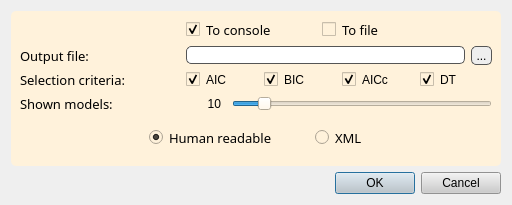
<?xml version="1.0" encoding="UTF-8"?>
<ui version="4.0">
 <class>ResultsExportDialog</class>
 <widget class="QDialog" name="ResultsExportDialog">
  <property name="geometry">
   <rect>
    <x>0</x>
    <y>0</y>
    <width>575</width>
    <height>216</height>
   </rect>
  </property>
  <property name="sizePolicy">
   <sizepolicy hsizetype="Fixed" vsizetype="Fixed">
    <horstretch>0</horstretch>
    <verstretch>0</verstretch>
   </sizepolicy>
  </property>
  <property name="windowTitle">
   <string>Export options</string>
  </property>
  <property name="styleSheet">
   <string notr="true">background: qlineargradient(spread:pad, x1:0, y1:0, x2:0, y2:1, stop:0 #3c3b37, stop:0.55 #104BA9, stop:0.98 #000015, stop:1 #000015);
QToolTip { color: #000s; border: none; }</string>
  </property>
  <layout class="QVBoxLayout" name="verticalLayout">
   <property name="sizeConstraint">
    <enum>QLayout::SetFixedSize</enum>
   </property>
   <item>
    <widget class="QFrame" name="frame_options">
     <property name="styleSheet">
      <string notr="true">background: #fff2db; border-radius: 5px;</string>
     </property>
     <property name="frameShape">
      <enum>QFrame::StyledPanel</enum>
     </property>
     <property name="frameShadow">
      <enum>QFrame::Raised</enum>
     </property>
     <layout class="QGridLayout" name="gridLayout">
      <item row="4" column="0">
       <widget class="QLabel" name="lbl_nmodels">
        <property name="minimumSize">
         <size>
          <width>160</width>
          <height>0</height>
         </size>
        </property>
        <property name="maximumSize">
         <size>
          <width>160</width>
          <height>100</height>
         </size>
        </property>
        <property name="font">
         <font>
          <family>Courier 10 Pitch</family>
          <pointsize>10</pointsize>
         </font>
        </property>
        <property name="text">
         <string>Shown models:</string>
        </property>
       </widget>
      </item>
      <item row="2" column="1">
       <widget class="QFrame" name="frame_criteria">
        <property name="font">
         <font>
          <family>Courier 10 Pitch</family>
          <pointsize>10</pointsize>
         </font>
        </property>
        <property name="frameShape">
         <enum>QFrame::NoFrame</enum>
        </property>
        <property name="frameShadow">
         <enum>QFrame::Raised</enum>
        </property>
        <layout class="QHBoxLayout" name="horizontalLayout">
         <property name="leftMargin">
          <number>0</number>
         </property>
         <property name="topMargin">
          <number>0</number>
         </property>
         <property name="rightMargin">
          <number>0</number>
         </property>
         <property name="bottomMargin">
          <number>0</number>
         </property>
         <item>
          <widget class="QCheckBox" name="cb_aic">
           <property name="toolTip">
            <string>Akaike Information Criterion</string>
           </property>
           <property name="text">
            <string>AIC</string>
           </property>
           <property name="checked">
            <bool>true</bool>
           </property>
          </widget>
         </item>
         <item>
          <widget class="QCheckBox" name="cb_bic">
           <property name="toolTip">
            <string>Bayesian Information Criterion</string>
           </property>
           <property name="text">
            <string>BIC</string>
           </property>
           <property name="checked">
            <bool>true</bool>
           </property>
          </widget>
         </item>
         <item>
          <widget class="QCheckBox" name="cb_aicc">
           <property name="text">
            <string>AICc</string>
           </property>
           <property name="checked">
            <bool>true</bool>
           </property>
          </widget>
         </item>
         <item>
          <widget class="QCheckBox" name="cb_dt">
           <property name="text">
            <string>DT</string>
           </property>
           <property name="checked">
            <bool>true</bool>
           </property>
          </widget>
         </item>
        </layout>
       </widget>
      </item>
      <item row="2" column="0">
       <widget class="QLabel" name="lbl_criteria">
        <property name="minimumSize">
         <size>
          <width>160</width>
          <height>0</height>
         </size>
        </property>
        <property name="maximumSize">
         <size>
          <width>160</width>
          <height>100</height>
         </size>
        </property>
        <property name="font">
         <font>
          <family>Courier 10 Pitch</family>
          <pointsize>10</pointsize>
         </font>
        </property>
        <property name="text">
         <string>Selection criteria:</string>
        </property>
       </widget>
      </item>
      <item row="4" column="1">
       <widget class="QFrame" name="frame_nmodels">
        <property name="font">
         <font>
          <family>Courier 10 Pitch</family>
          <pointsize>10</pointsize>
         </font>
        </property>
        <property name="frameShape">
         <enum>QFrame::NoFrame</enum>
        </property>
        <property name="frameShadow">
         <enum>QFrame::Raised</enum>
        </property>
        <layout class="QHBoxLayout" name="horizontalLayout_2">
         <property name="leftMargin">
          <number>0</number>
         </property>
         <property name="topMargin">
          <number>0</number>
         </property>
         <property name="rightMargin">
          <number>0</number>
         </property>
         <property name="bottomMargin">
          <number>0</number>
         </property>
         <item>
          <widget class="QLabel" name="lbl_slidervalue">
           <property name="minimumSize">
            <size>
             <width>40</width>
             <height>0</height>
            </size>
           </property>
           <property name="maximumSize">
            <size>
             <width>40</width>
             <height>16777215</height>
            </size>
           </property>
           <property name="text">
            <string>10</string>
           </property>
           <property name="alignment">
            <set>Qt::AlignRight|Qt::AlignTrailing|Qt::AlignVCenter</set>
           </property>
           <property name="indent">
            <number>5</number>
           </property>
          </widget>
         </item>
         <item>
          <widget class="QSlider" name="slider_nmodels">
           <property name="value">
            <number>10</number>
           </property>
           <property name="orientation">
            <enum>Qt::Horizontal</enum>
           </property>
          </widget>
         </item>
        </layout>
       </widget>
      </item>
      <item row="5" column="0" colspan="2">
       <widget class="QFrame" name="frame_type">
        <property name="frameShape">
         <enum>QFrame::NoFrame</enum>
        </property>
        <property name="frameShadow">
         <enum>QFrame::Raised</enum>
        </property>
        <layout class="QHBoxLayout" name="horizontalLayout_4">
         <item>
          <spacer name="spacer_type_left">
           <property name="orientation">
            <enum>Qt::Horizontal</enum>
           </property>
           <property name="sizeHint" stdset="0">
            <size>
             <width>40</width>
             <height>20</height>
            </size>
           </property>
          </spacer>
         </item>
         <item>
          <widget class="QRadioButton" name="rad_human">
           <property name="minimumSize">
            <size>
             <width>160</width>
             <height>0</height>
            </size>
           </property>
           <property name="maximumSize">
            <size>
             <width>160</width>
             <height>16777215</height>
            </size>
           </property>
           <property name="font">
            <font>
             <family>Courier 10 Pitch</family>
             <pointsize>10</pointsize>
            </font>
           </property>
           <property name="text">
            <string>Human readable</string>
           </property>
           <property name="checked">
            <bool>true</bool>
           </property>
          </widget>
         </item>
         <item>
          <widget class="QRadioButton" name="rad_xml">
           <property name="font">
            <font>
             <family>Courier 10 Pitch</family>
             <pointsize>10</pointsize>
            </font>
           </property>
           <property name="text">
            <string>XML</string>
           </property>
           <property name="checked">
            <bool>false</bool>
           </property>
          </widget>
         </item>
         <item>
          <spacer name="spacer_type_right">
           <property name="orientation">
            <enum>Qt::Horizontal</enum>
           </property>
           <property name="sizeHint" stdset="0">
            <size>
             <width>40</width>
             <height>20</height>
            </size>
           </property>
          </spacer>
         </item>
        </layout>
       </widget>
      </item>
      <item row="1" column="0">
       <widget class="QLabel" name="lbl_outfile">
        <property name="font">
         <font>
          <family>Courier 10 Pitch</family>
          <pointsize>10</pointsize>
         </font>
        </property>
        <property name="text">
         <string>Output file:</string>
        </property>
       </widget>
      </item>
      <item row="1" column="1">
       <widget class="QFrame" name="frame_outfile">
        <property name="frameShape">
         <enum>QFrame::NoFrame</enum>
        </property>
        <property name="frameShadow">
         <enum>QFrame::Raised</enum>
        </property>
        <layout class="QHBoxLayout" name="horizontalLayout_3">
         <property name="leftMargin">
          <number>0</number>
         </property>
         <property name="topMargin">
          <number>0</number>
         </property>
         <property name="rightMargin">
          <number>0</number>
         </property>
         <property name="bottomMargin">
          <number>0</number>
         </property>
         <item>
          <widget class="QLineEdit" name="txt_outfile">
           <property name="styleSheet">
            <string notr="true">background: #fff; border-radius: 5px; border: 1px solid #555 ;</string>
           </property>
          </widget>
         </item>
         <item>
          <widget class="QToolButton" name="tool_outfile">
           <property name="styleSheet">
            <string notr="true">border: 1px solid #555; background: #eee;</string>
           </property>
           <property name="text">
            <string>...</string>
           </property>
          </widget>
         </item>
        </layout>
       </widget>
      </item>
      <item row="0" column="1">
       <widget class="QFrame" name="frame_whereto">
        <property name="frameShape">
         <enum>QFrame::NoFrame</enum>
        </property>
        <property name="frameShadow">
         <enum>QFrame::Raised</enum>
        </property>
        <layout class="QHBoxLayout" name="horizontalLayout_5">
         <property name="leftMargin">
          <number>0</number>
         </property>
         <property name="topMargin">
          <number>0</number>
         </property>
         <property name="rightMargin">
          <number>0</number>
         </property>
         <property name="bottomMargin">
          <number>0</number>
         </property>
         <item>
          <widget class="QCheckBox" name="cb_toconsole">
           <property name="minimumSize">
            <size>
             <width>130</width>
             <height>0</height>
            </size>
           </property>
           <property name="maximumSize">
            <size>
             <width>130</width>
             <height>16777215</height>
            </size>
           </property>
           <property name="font">
            <font>
             <family>Courier 10 Pitch</family>
             <pointsize>10</pointsize>
            </font>
           </property>
           <property name="text">
            <string>To console</string>
           </property>
           <property name="checked">
            <bool>true</bool>
           </property>
          </widget>
         </item>
         <item>
          <widget class="QCheckBox" name="cb_tofile">
           <property name="minimumSize">
            <size>
             <width>130</width>
             <height>0</height>
            </size>
           </property>
           <property name="maximumSize">
            <size>
             <width>130</width>
             <height>16777215</height>
            </size>
           </property>
           <property name="font">
            <font>
             <family>Courier 10 Pitch</family>
             <pointsize>10</pointsize>
            </font>
           </property>
           <property name="text">
            <string>To file</string>
           </property>
          </widget>
         </item>
         <item>
          <spacer name="horizontalSpacer">
           <property name="orientation">
            <enum>Qt::Horizontal</enum>
           </property>
           <property name="sizeHint" stdset="0">
            <size>
             <width>40</width>
             <height>20</height>
            </size>
           </property>
          </spacer>
         </item>
        </layout>
       </widget>
      </item>
     </layout>
    </widget>
   </item>
   <item>
    <widget class="QDialogButtonBox" name="box_buttons">
     <property name="styleSheet">
      <string notr="true">background: #ccc;</string>
     </property>
     <property name="orientation">
      <enum>Qt::Horizontal</enum>
     </property>
     <property name="standardButtons">
      <set>QDialogButtonBox::Cancel|QDialogButtonBox::Ok</set>
     </property>
    </widget>
   </item>
  </layout>
 </widget>
 <resources/>
 <connections>
  <connection>
   <sender>box_buttons</sender>
   <signal>accepted()</signal>
   <receiver>ResultsExportDialog</receiver>
   <slot>accept()</slot>
   <hints>
    <hint type="sourcelabel">
     <x>248</x>
     <y>254</y>
    </hint>
    <hint type="destinationlabel">
     <x>157</x>
     <y>274</y>
    </hint>
   </hints>
  </connection>
  <connection>
   <sender>box_buttons</sender>
   <signal>rejected()</signal>
   <receiver>ResultsExportDialog</receiver>
   <slot>reject()</slot>
   <hints>
    <hint type="sourcelabel">
     <x>316</x>
     <y>260</y>
    </hint>
    <hint type="destinationlabel">
     <x>286</x>
     <y>274</y>
    </hint>
   </hints>
  </connection>
 </connections>
</ui>
